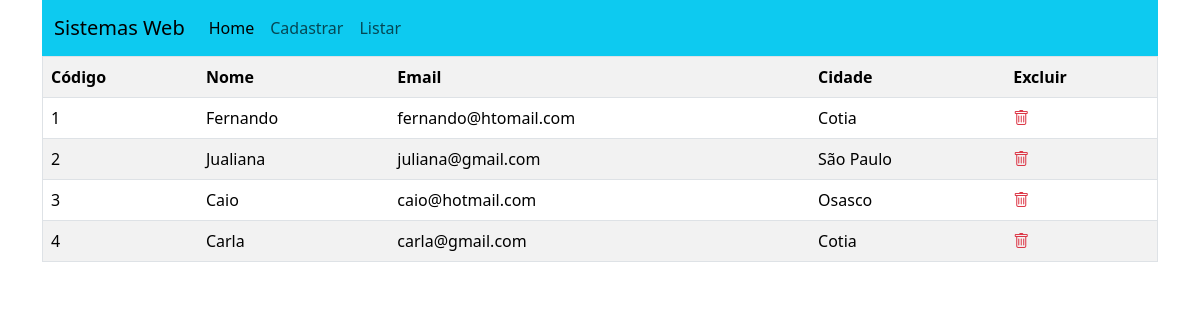
The page / on the database its author committed.
### tables this page shows
CREATE TABLE `listas` (
  `id` int(20) NOT NULL,
  `nome` varchar(100) NOT NULL,
  `email` varchar(150) NOT NULL,
  `cidade` varchar(100) NOT NULL
);

### index.php (the view, shortened to what this page needs)
<?php
  include("./conexao/conexao.php");
  $consulta = "SELECT * FROM listas";
  $con = $mysqli->query($consulta) or die($mysqli->error);
?>
<!DOCTYPE html>
<html lang="pt-br">
<head>
  <link href="https://cdn.jsdelivr.net/npm/bootstrap@5.3.8/dist/css/bootstrap.min.css" rel="stylesheet">
  <link rel="stylesheet" href="https://cdn.jsdelivr.net/npm/bootstrap-icons@1.13.1/font/bootstrap-icons.min.css">
</head>
<body>
  <div class="container">
    <?php
      include("./includes/nav.php");
    ?>
    <table class="table table-striped border">
      <tr>
        <th>Código</th>
        <th>Nome</th>
        <th>Email</th>
        <th>Cidade</th>
        <th>Excluir</th>
      </tr>
      <?php while($dado = $con->fetch_array()) {?>
        <tr>
          <td><?php echo $dado["id"] ?></td>
          <td><?php echo $dado["nome"] ?></td>
          <td><?php echo $dado["email"] ?></td>
          <td><?php echo $dado["cidade"] ?></td>
          <td>
            <a href="#">
              <i class="bi-trash text-danger"></i>
            </a>
          </td>
        </tr>
      <?php } ?>
    </table>
  </div>
</body>
</html>

### includes/nav.php (shortened to what this page needs)
<nav class="navbar navbar-expand-lg bg-info">
  <div class="container-fluid">
    <a class="navbar-brand" href="#">Sistemas Web</a>
    <div class="collapse navbar-collapse" id="navbarNav">
      <ul class="navbar-nav">
        <li class="nav-item">
          <a class="nav-link active" aria-current="page" href="index.php">Home</a>
        </li>
        <li class="nav-item">
          <a class="nav-link" href="cadastro.php">Cadastrar</a>
        </li>
        <li class="nav-item">
          <a class="nav-link" href="#">Listar</a>
        </li>
      </ul>
    </div>
  </div>
</nav>

### rows shown on the page
listas: id "1", nome "Fernando", email "fernando@htomail.com", cidade "Cotia"
listas: id "2", nome "Jualiana", email "juliana@gmail.com", cidade "São Paulo"
listas: id "3", nome "Caio", email "caio@hotmail.com", cidade "Osasco"
listas: id "4", nome "Carla", email "carla@gmail.com", cidade "Cotia"
